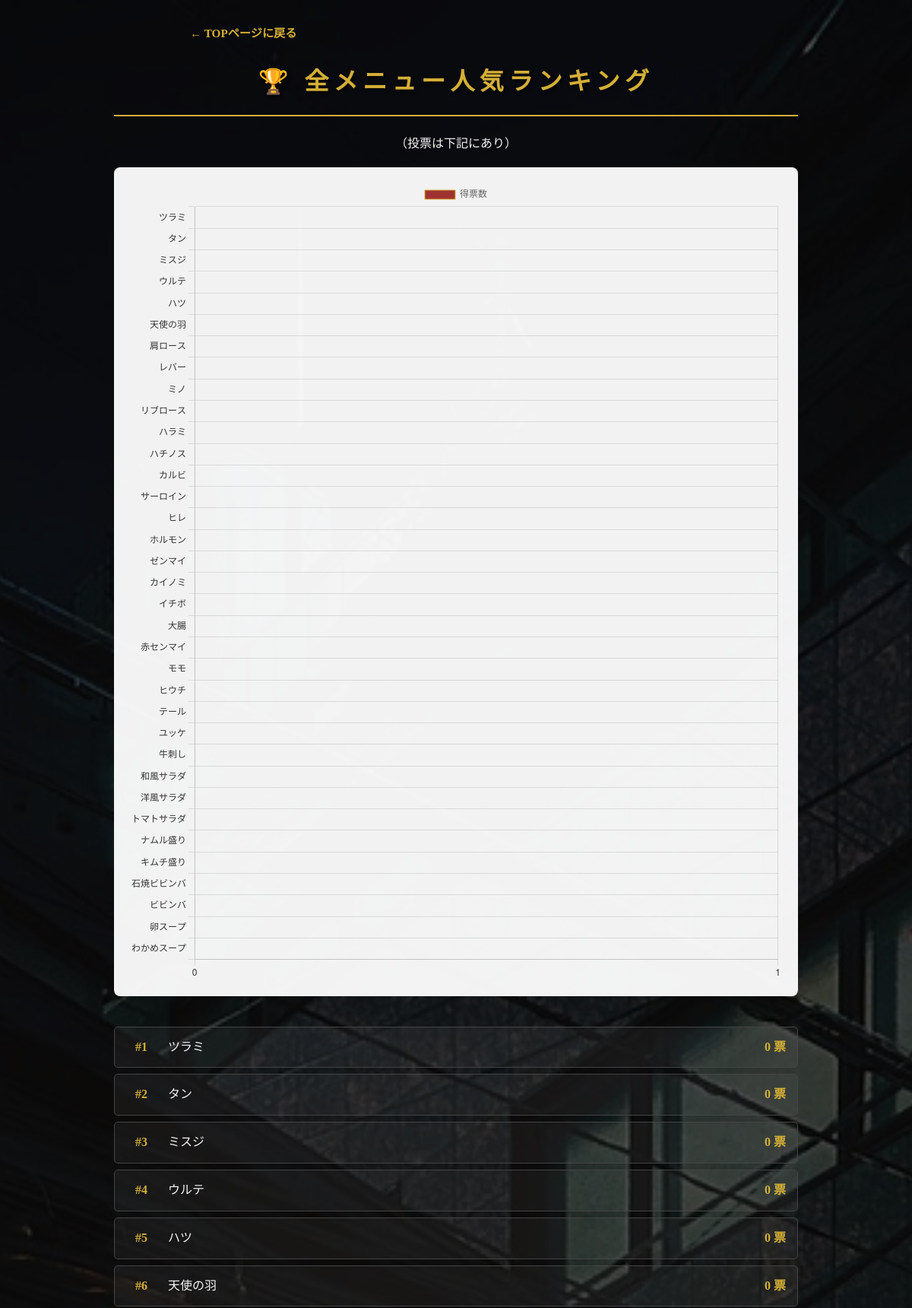
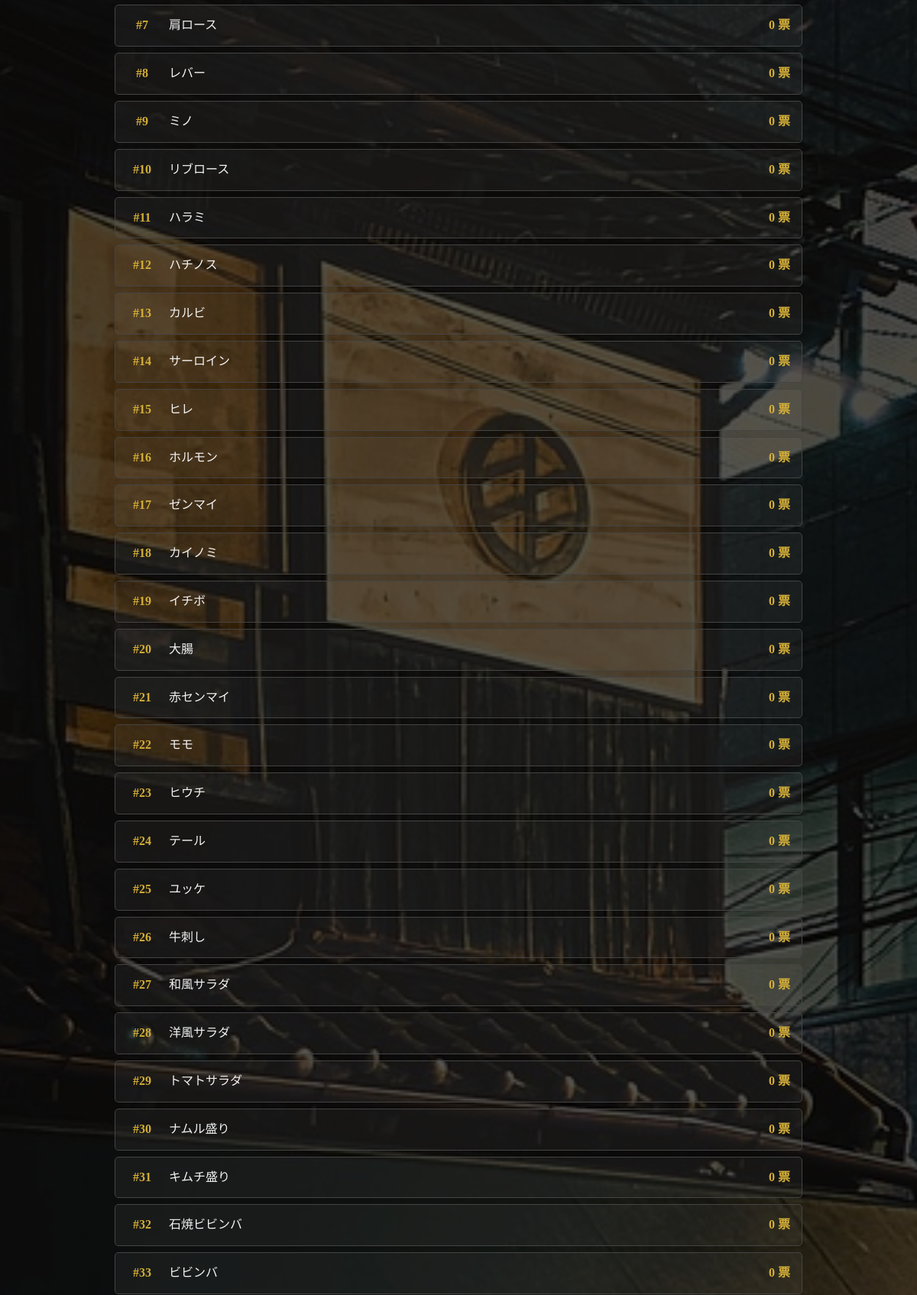
/ranking.php (upper part), run on the app's committed database (2 pictures, top to bottom).
### tables this page shows
CREATE TABLE menu (
  id INT AUTO_INCREMENT PRIMARY KEY,
  name VARCHAR(100),
  description TEXT,
  taste TEXT,
  recommended_method TEXT
);

### src/ranking.php (the view, shortened to what this page needs)
<?php
require_once 'db.php';
$sql = "
    SELECT m.id, m.name, COUNT(v.id) AS vote_count
    FROM menu m
    LEFT JOIN votes v ON m.id = v.menu_id
    GROUP BY m.id, m.name
    ORDER BY vote_count DESC, m.id ASC
";
try {
    $stmt = $pdo->query($sql);
    $ranking_data = $stmt->fetchAll(PDO::FETCH_ASSOC);
} catch (PDOException $e) {
    $ranking_data = []; $all_items = [];
}
?>
<!DOCTYPE html>
<html lang="ja">
<head>
    <link rel="stylesheet" href="css/style.css">
</head>
<body>
<div class="container">
    <div class="nav-back-area">
        <a href="index.php" class="back-btn">← TOPページに戻る</a>
    </div>
    <h1>🏆 全メニュー人気ランキング</h1>
    <p>（投票は下記にあり）</p>
    <div class="chart-container">
        <canvas id="rankingChart"></canvas>
    </div>
    <div id="rank-list" class="rank-list">
        <?php $rank = 1; foreach ($ranking_data as $data): ?>
            <div class="rank-item">
                <div style="display: flex; align-items: center;">
                    <span class="rank-num">#<?php echo $rank++; ?></span>
                    <span><?php echo htmlspecialchars($data['name']); ?></span>
                </div>
                <strong class="rank-votes"><?php echo $data['vote_count']; ?> 票</strong>
            </div>
        <?php endforeach; ?>
    </div>
</div>
<script>
const ctx = document.getElementById('rankingChart').getContext('2d');
const menuCount = <?php echo count($ranking_data); ?>;
ctx.canvas.height = menuCount * 30;
let chart = new Chart(ctx, {
    type: 'bar',
    data: {
        labels: <?php echo json_encode(array_column($ranking_data, 'name')); ?>,
        datasets: [{
            label: '得票数',
            data: <?php echo json_encode(array_column($ranking_data, 'vote_count')); ?>,
            backgroundColor: 'rgba(139, 0, 0, 0.8)',
            borderColor: '#d4af37',
            borderWidth: 1
        }]
    },
    options: {
        indexAxis: 'y',
        maintainAspectRatio: false,
        responsive: true,
        scales: {
            x: { beginAtZero: true, ticks: { stepSize: 1, color: '#333' } },
            y: { ticks: { color: '#333', autoSkip: false } }
        }
    }
});
document.getElementById('voteForm').addEventListener('submit', function(e) {
    e.preventDefault();
    const formData = new FormData(this);
    if (formData.getAll('menu_ids[]').length === 0) {
        alert('1つ以上のメニューを選んでください。');
        return;
    }
    fetch('submit_vote_ajax.php', { method: 'POST', body: formData })
    .then(res => res.json())
    .then(data => {
        if (data.success) {
            alert('投票ありがとうございます！');
            location.reload();
        }
    });
});
</script>
</body>
</html>

### src/css/style.css (style rules this page uses)
body { font-family: "Yu Mincho", "YuMincho", "Hiragino Mincho ProN", serif; background-color: #1a1a1a; background-image: url('../image/outside.jpg'); background-attachment: fixed; background-size: cover; background-position: center; color: #f4f4f4; margin: 0; padding: 0; line-height: 1.8; }
body::before { content: ""; position: fixed; top: 0; left: 0; width: 100%; height: 100%; background: rgba(0, 0, 0, 0.7); z-index: -1; }
.container { max-width: 900px; margin: 0 auto; padding: 30px 20px; text-align: center; }
h1 { color: #d4af37; border-bottom: 2px solid #d4af37; padding-bottom: 15px; margin-top: 20px; letter-spacing: 0.2em; text-shadow: 2px 2px 4px rgba(0,0,0,0.8); }
.nav-back-area { text-align: left; max-width: 700px; margin: 0 auto 10px; }
.back-btn { color: #d4af37; text-decoration: none; font-size: 0.95rem; font-weight: bold; }
.rank-item { background: rgba(255, 255, 255, 0.05); border: 1px solid #444; margin-bottom: 8px; padding: 15px 20px; display: flex; justify-content: space-between; align-items: center; border-radius: 5px; }

### src/ranking.php (style rules this page uses)
.chart-container { background: rgba(255,255,255,0.95); padding: 20px; border-radius: 8px; margin-bottom: 40px; }
.rank-item { display: flex; justify-content: space-between; align-items: center; border-bottom: 1px solid #444; padding: 12px 15px; background: rgba(255, 255, 255, 0.05); }
.rank-num { color: #d4af37; font-weight: bold; margin-right: 15px; min-width: 40px; }
.rank-votes { color: #d4af37; font-weight: bold; }

### data on the page
menu: name "ツラミ", vote_count "0"
menu: name "タン", vote_count "0"
menu: name "ミスジ", vote_count "0"
menu: name "ウルテ", vote_count "0"
menu: name "ハツ", vote_count "0"
menu: name "天使の羽", vote_count "0"
menu: name "肩ロース", vote_count "0"
menu: name "レバー", vote_count "0"
menu: name "ミノ", vote_count "0"
menu: name "リブロース", vote_count "0"
menu: name "ハラミ", vote_count "0"
menu: name "ハチノス", vote_count "0"
menu: name "カルビ", vote_count "0"
menu: name "サーロイン", vote_count "0"
menu: name "ヒレ", vote_count "0"
menu: name "ホルモン", vote_count "0"
menu: name "ゼンマイ", vote_count "0"
menu: name "カイノミ", vote_count "0"
menu: name "イチボ", vote_count "0"
menu: name "大腸", vote_count "0"
menu: name "赤センマイ", vote_count "0"
menu: name "モモ", vote_count "0"
menu: name "ヒウチ", vote_count "0"
menu: name "テール", vote_count "0"
menu: name "ユッケ", vote_count "0"
menu: name "牛刺し", vote_count "0"
menu: name "和風サラダ", vote_count "0"
menu: name "洋風サラダ", vote_count "0"
menu: name "トマトサラダ", vote_count "0"
menu: name "ナムル盛り", vote_count "0"
menu: name "キムチ盛り", vote_count "0"
menu: name "石焼ビビンバ", vote_count "0"
menu: name "ビビンバ", vote_count "0"

### other printed values
chart data {{ count($ranking_data) }} 35
chart data {{ json_encode(array_column($ranking_data, 'vote_count')) }} [0,0,0,0,0,0,0,0,0,0,0,0,0,0,0,0,0,0,0,0,0,0,0,0,0,0,0,0,0,0,0,0,0,0,0]
